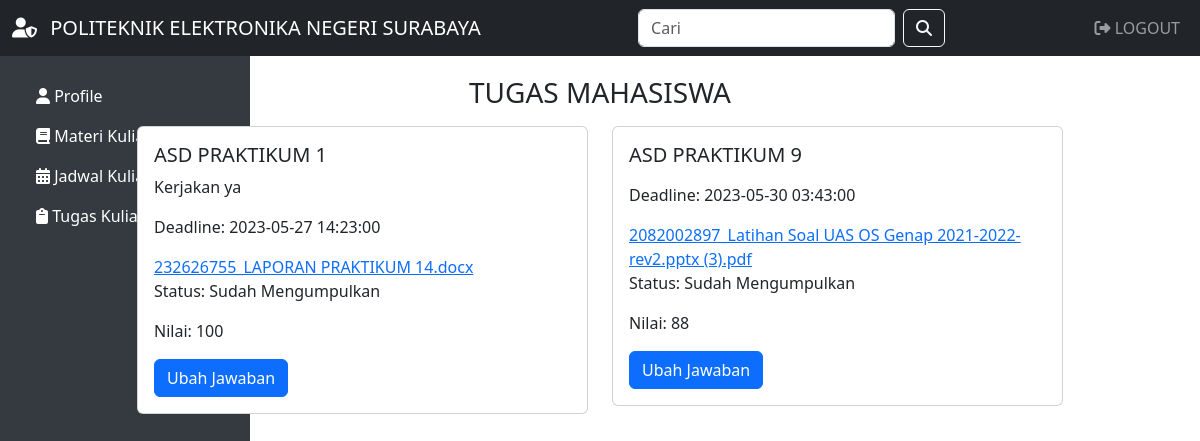
Page /mahasiswa_tugas.php (signed in) on the committed database.
### tables this page shows
CREATE TABLE `tugas` (
  `id_tugas` int(11) NOT NULL,
  `id_dosen` int(11) NOT NULL,
  `judul` varchar(255) NOT NULL,
  `deskripsi` varchar(255) NOT NULL,
  `deadline` datetime NOT NULL,
  `nilai` int(11) NOT NULL,
  `file` varchar(255) NOT NULL
);

CREATE TABLE `pengumpulan` (
  `id_pengumpulan` int(11) NOT NULL,
  `id_mahasiswa` int(11) NOT NULL,
  `id_tugas` int(11) NOT NULL,
  `file` varchar(255) NOT NULL,
  `waktu` datetime NOT NULL,
  `nilai` int(11) NOT NULL
);

### mahasiswa_tugas.php (the view, shortened to what this page needs)
<?php
include('./include/header.php');
?>
<?php
include 'koneksi.php';
$query = "SELECT * FROM tugas";
$result = mysqli_query($koneksi, $query);
?>
<div class="container">
    <div class="row">
        <div class="col-lg-12">
            <h3 class="text-center" style="margin-top: 20px;">TUGAS MAHASISWA</h3>
        </div>
    </div>
    <div class="row justify-content-center my-2">
        <?php while ($data = mysqli_fetch_assoc($result)) { ?>
            <div class="col-lg-5">
                <div class="card">
                    <div class="card-body">
                        <h5 class="card-title"><?php echo $data['judul']; ?></h5>
                        <p class="card-text"><?php echo $data['deskripsi']; ?></p>
                        <p class="card-text">Deadline: <?php echo $data['deadline']; ?></p>
                        <a href="download.php?tugas=<?php echo $data['file']; ?>" class="card-link"><?php echo $data['file']; ?></a>
                        <?php
                        $id_mahasiswa = $_SESSION["id_mahasiswa"];
                        $id_tugas = $data['id_tugas'];
                        $query_pengumpulan = "SELECT * FROM pengumpulan WHERE id_mahasiswa = '$id_mahasiswa' AND id_tugas = '$id_tugas'";
                        $result_pengumpulan = mysqli_query($koneksi, $query_pengumpulan);
                        $jumlah_pengumpulan = mysqli_num_rows($result_pengumpulan);
                        if ($jumlah_pengumpulan > 0) {
                            $data_pengumpulan = mysqli_fetch_assoc($result_pengumpulan);
                            $id_pengumpulan = $data_pengumpulan['id_pengumpulan'];
                            $nilai = $data_pengumpulan['nilai'];
                        ?>
                            <p class="card-text">Status: Sudah Mengumpulkan</p>
                            <p class="card-text">Nilai: <?php echo $nilai; ?></p>
                            <a href="upload_jawaban.php?id_pengumpulan=<?php echo $id_pengumpulan; ?>" class="btn btn-primary">Ubah Jawaban</a>
                        <?php } ?>
                    </div>
                </div>
            </div>
        <?php } ?>
    </div>
</div>
<?php
include('./include/footer.php');
?>

### rows in the picture
tugas: judul "ASD PRAKTIKUM 1", deskripsi "Kerjakan ya", deadline "2023-05-27 14:23:00", file "232626755_LAPORAN PRAKTIKUM 14.docx", pengumpulan.nilai "100"
tugas: judul "ASD PRAKTIKUM 9", deadline "2023-05-30 03:43:00", file "2082002897_Latihan Soal UAS OS Genap 2021-2022-rev2.pptx (3).pdf", pengumpulan.nilai "88"
